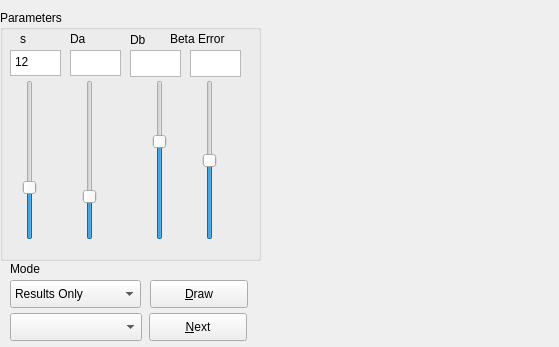
<?xml version="1.0" encoding="UTF-8"?>
<ui version="4.0">
 <class>MainWindow</class>
 <widget class="QMainWindow" name="MainWindow">
  <property name="geometry">
   <rect>
    <x>0</x>
    <y>0</y>
    <width>559</width>
    <height>347</height>
   </rect>
  </property>
  <property name="windowTitle">
   <string>MainWindow</string>
  </property>
  <widget class="QWidget" name="centralWidget">
   <widget class="QComboBox" name="combo_mode">
    <property name="geometry">
     <rect>
      <x>10</x>
      <y>280</y>
      <width>131</width>
      <height>28</height>
     </rect>
    </property>
    <item>
     <property name="text">
      <string>Results Only</string>
     </property>
    </item>
    <item>
     <property name="text">
      <string>Frame Skip</string>
     </property>
    </item>
    <item>
     <property name="text">
      <string>Frame-by-Frame</string>
     </property>
    </item>
   </widget>
   <widget class="QLabel" name="label_5">
    <property name="geometry">
     <rect>
      <x>10</x>
      <y>260</y>
      <width>68</width>
      <height>18</height>
     </rect>
    </property>
    <property name="text">
     <string>Mode</string>
    </property>
   </widget>
   <widget class="QGroupBox" name="groupBox">
    <property name="geometry">
     <rect>
      <x>0</x>
      <y>10</y>
      <width>261</width>
      <height>251</height>
     </rect>
    </property>
    <property name="title">
     <string>Parameters</string>
    </property>
    <widget class="QLabel" name="label_4">
     <property name="geometry">
      <rect>
       <x>170</x>
       <y>20</y>
       <width>91</width>
       <height>18</height>
      </rect>
     </property>
     <property name="text">
      <string>Beta Error</string>
     </property>
    </widget>
    <widget class="QLabel" name="label_3">
     <property name="geometry">
      <rect>
       <x>130</x>
       <y>20</y>
       <width>20</width>
       <height>20</height>
      </rect>
     </property>
     <property name="text">
      <string>Db</string>
     </property>
    </widget>
    <widget class="QLabel" name="label">
     <property name="geometry">
      <rect>
       <x>20</x>
       <y>20</y>
       <width>16</width>
       <height>18</height>
      </rect>
     </property>
     <property name="text">
      <string>s</string>
     </property>
    </widget>
    <widget class="QSlider" name="slider_Da">
     <property name="geometry">
      <rect>
       <x>80</x>
       <y>70</y>
       <width>19</width>
       <height>160</height>
      </rect>
     </property>
     <property name="maximum">
      <number>1000</number>
     </property>
     <property name="value">
      <number>250</number>
     </property>
     <property name="orientation">
      <enum>Qt::Vertical</enum>
     </property>
    </widget>
    <widget class="QSlider" name="slider_Db">
     <property name="geometry">
      <rect>
       <x>150</x>
       <y>70</y>
       <width>19</width>
       <height>160</height>
      </rect>
     </property>
     <property name="maximum">
      <number>10000</number>
     </property>
     <property name="value">
      <number>6250</number>
     </property>
     <property name="orientation">
      <enum>Qt::Vertical</enum>
     </property>
    </widget>
    <widget class="QLabel" name="label_2">
     <property name="geometry">
      <rect>
       <x>70</x>
       <y>20</y>
       <width>21</width>
       <height>18</height>
      </rect>
     </property>
     <property name="text">
      <string>Da</string>
     </property>
    </widget>
    <widget class="QSlider" name="slider_s">
     <property name="geometry">
      <rect>
       <x>20</x>
       <y>70</y>
       <width>19</width>
       <height>160</height>
      </rect>
     </property>
     <property name="maximum">
      <number>10000</number>
     </property>
     <property name="singleStep">
      <number>0</number>
     </property>
     <property name="value">
      <number>3125</number>
     </property>
     <property name="orientation">
      <enum>Qt::Vertical</enum>
     </property>
    </widget>
    <widget class="QSlider" name="slider_betaError">
     <property name="geometry">
      <rect>
       <x>200</x>
       <y>70</y>
       <width>19</width>
       <height>160</height>
      </rect>
     </property>
     <property name="maximum">
      <number>1000</number>
     </property>
     <property name="value">
      <number>500</number>
     </property>
     <property name="orientation">
      <enum>Qt::Vertical</enum>
     </property>
    </widget>
    <widget class="QPlainTextEdit" name="text_s">
     <property name="geometry">
      <rect>
       <x>10</x>
       <y>40</y>
       <width>51</width>
       <height>26</height>
      </rect>
     </property>
     <property name="verticalScrollBarPolicy">
      <enum>Qt::ScrollBarAlwaysOff</enum>
     </property>
     <property name="horizontalScrollBarPolicy">
      <enum>Qt::ScrollBarAlwaysOff</enum>
     </property>
     <property name="plainText">
      <string>12</string>
     </property>
    </widget>
    <widget class="QPlainTextEdit" name="text_Da">
     <property name="geometry">
      <rect>
       <x>70</x>
       <y>40</y>
       <width>51</width>
       <height>26</height>
      </rect>
     </property>
     <property name="verticalScrollBarPolicy">
      <enum>Qt::ScrollBarAlwaysOff</enum>
     </property>
    </widget>
    <widget class="QPlainTextEdit" name="text_Db">
     <property name="geometry">
      <rect>
       <x>130</x>
       <y>40</y>
       <width>51</width>
       <height>27</height>
      </rect>
     </property>
     <property name="verticalScrollBarPolicy">
      <enum>Qt::ScrollBarAlwaysOff</enum>
     </property>
    </widget>
    <widget class="QPlainTextEdit" name="text_BetaError">
     <property name="geometry">
      <rect>
       <x>190</x>
       <y>40</y>
       <width>51</width>
       <height>27</height>
      </rect>
     </property>
     <property name="verticalScrollBarPolicy">
      <enum>Qt::ScrollBarAlwaysOff</enum>
     </property>
    </widget>
   </widget>
   <widget class="QPushButton" name="btn_draw">
    <property name="geometry">
     <rect>
      <x>150</x>
      <y>280</y>
      <width>98</width>
      <height>28</height>
     </rect>
    </property>
    <property name="text">
     <string>&amp;Draw</string>
    </property>
   </widget>
   <widget class="QLabel" name="label_out">
    <property name="geometry">
     <rect>
      <x>258</x>
      <y>27</y>
      <width>280</width>
      <height>280</height>
     </rect>
    </property>
    <property name="text">
     <string/>
    </property>
   </widget>
   <widget class="QComboBox" name="combo_frameSkip">
    <property name="geometry">
     <rect>
      <x>10</x>
      <y>313</y>
      <width>132</width>
      <height>28</height>
     </rect>
    </property>
   </widget>
   <widget class="QPushButton" name="btn_next">
    <property name="geometry">
     <rect>
      <x>149</x>
      <y>313</y>
      <width>98</width>
      <height>28</height>
     </rect>
    </property>
    <property name="text">
     <string>&amp;Next</string>
    </property>
   </widget>
  </widget>
 </widget>
 <layoutdefault spacing="6" margin="11"/>
 <resources/>
 <connections/>
</ui>
